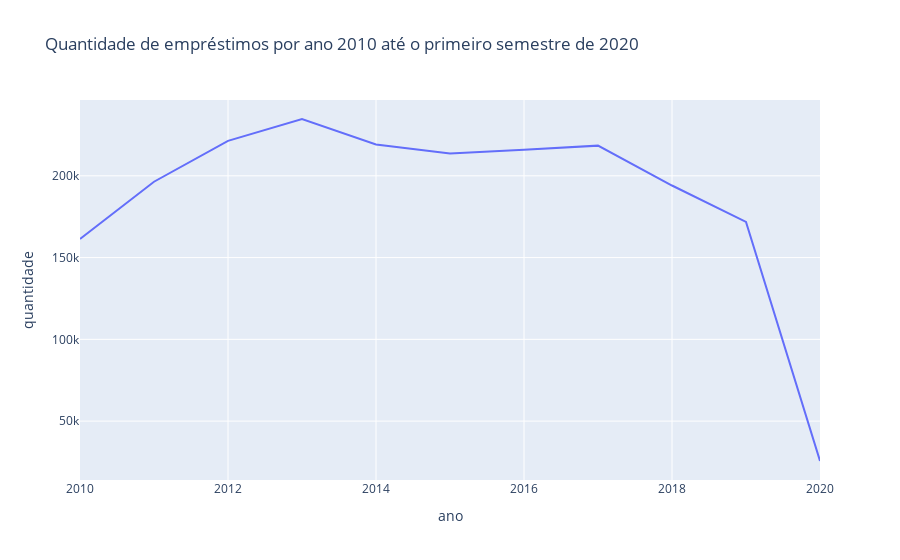

Notebook code for this chart:
### Code cell
fig = px.line(emprestimos_anuais, x=emprestimos_anuais.index, y='quantidade',
              title='Quantidade de empréstimos por ano\n2010 até o primeiro semestre de 2020')

fig.show()

### Figure 1 — Plotly figure (JSON) as saved in the notebook; plotly's stock layout.template omitted (floating-point values rounded to 4 significant figures)
{"data": [{"hovertemplate": "ano=%{x}<br>quantidade=%{y}<extra></extra>", "legendgroup": "", "line": {"color": "#636efa", "dash": "solid"}, "marker": {"symbol": "circle"}, "mode": "lines", "name": "", "orientation": "v", "showlegend": false, "type": "scatter", "x": [2010, 2011, 2012, 2013, 2014, 2015, 2016, 2017, 2018, 2019, 2020], "xaxis": "x", "y": [161394, 196390, 221365, 234749, 219189, 213582, 215900, 218462, 194080, 171801, 25610], "yaxis": "y"}], "layout": {"legend": {"tracegroupgap": 0}, "title": {"text": "Quantidade de empréstimos por ano\n2010 até o primeiro semestre de 2020"}, "xaxis": {"anchor": "y", "domain": [0, 1], "title": {"text": "ano"}}, "yaxis": {"anchor": "x", "domain": [0, 1], "title": {"text": "quantidade"}}}}
